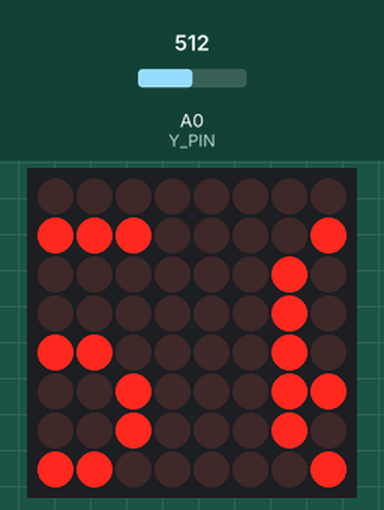
A sketch run on a simulated Arduino Uno, built with avr-gcc and run on an emulated ATmega328P. Parts: 8×8 LED matrix. The test bench sets the inputs (shaded band); at power-on: A0 (Y_PIN) = 512.

Above: at 1.2 s.
1.3 s: A0 (Y_PIN) set to 50
At 2.24 s:
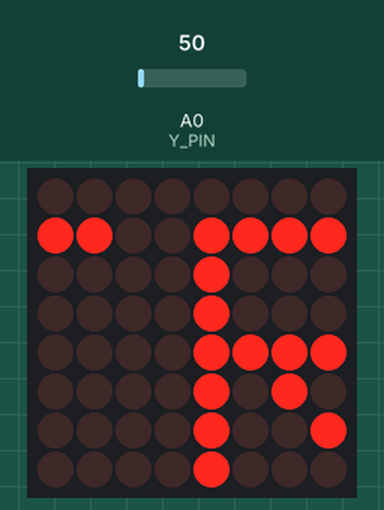
3.5 s: A0 (Y_PIN) set to 306
5.1 s: A0 (Y_PIN) set to 511
8.1 s: A0 (Y_PIN) set to 0
At 8.88 s:
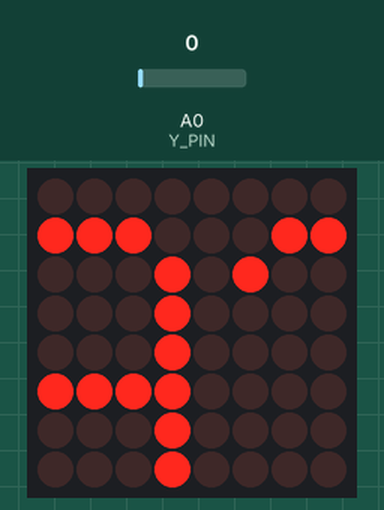
10.9 s: A0 (Y_PIN) set to 716
At 11.16 s:
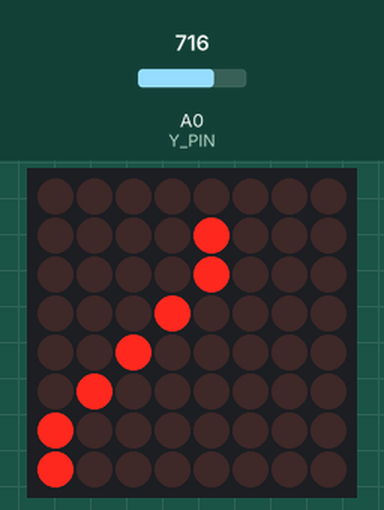
12.8 s: A0 (Y_PIN) set to 900
At 15.83 s:
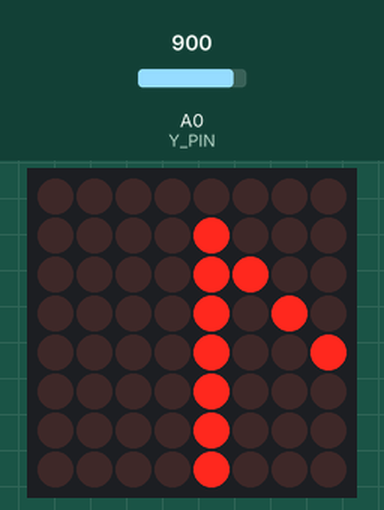

Measured:
- after the input at 1.3 s, the display: first changes after 0.31 s (image 1 shows a later state)

The sketch:

app.ino
```cpp
#include <LEDMatrixDriver.hpp>
#include <SimpleTimer.h>
#include "font.h"

/*
 * This sketch is based on the MarqueeText example from the LEDMatrixDriver library
 * but has been tweaked to a minor degree and extended with some additional functonality
 * to scroll the text based on analog input.
 *
 * Created by Thomas Hartmann
 * 2017.10.01
 */

// Define the ChipSelect pin for the led matrix (Dont use the SS or MISO pin of your Arduino!)
// Other pins are arduino specific SPI pins (MOSI=DIN of the LEDMatrix and CLK) see https://www.arduino.cc/en/Reference/SPI
const uint8_t LEDMATRIX_CS_PIN = 8;

// Define LED Matrix dimensions (0-n) - eg: 32x8 = 31x7
const int LEDMATRIX_WIDTH = 31;
const int LEDMATRIX_HEIGHT = 7;
const int LEDMATRIX_SEGMENTS = 1;

// The LEDMatrixDriver class instance
LEDMatrixDriver lmd(LEDMATRIX_SEGMENTS, LEDMATRIX_CS_PIN);

// Joystick config
const int Y_PIN = A0;
// This appears to be the neutral position when on a flat surface.
const int NO_MOTION = 505;
const int INPUT_MIN = 0;
const int INPUT_MAX = 1023;
// To avoid jittery text when moving the joystick around
const int JITTER_OFFSET = 14;
int yRead;
int yReadPrev;

// timer
SimpleTimer timer;

int x = 0, y = 0; // start top left

// Marquee speed
int animDelay = 50;
int nextDelay;
const int MIN_DELAY = 10;
const int MAX_DELAY = 60;

// Marquee text
char text[] = "PG5500 // INN01: MATRIX";
int len = strlen(text);

// Direction
bool backwards = false;

void setup()
{
    // init the display
    lmd.setEnabled(true);
    lmd.setIntensity(2); // 0 = low, 10 = high

    updateDisplay();
}

void loop()
{
    timer.run();

    // read values from input
    yRead = analogRead(Y_PIN);
    if (yRead != yReadPrev)
    {
        // gives it enough of an offset to not be jittery
        backwards = yRead < NO_MOTION-JITTER_OFFSET;
        int min, max;
        if (backwards)
        {
            min = INPUT_MIN;
            max = NO_MOTION;
        }
        else
        {
            max = NO_MOTION;
            min = INPUT_MAX;
        }
        animDelay = mapToDelay(yRead, min, max);

        yReadPrev = yRead;
    }
}

void updateDisplay()
{
    // Draw the text to the current position
    drawString(text, len, x, 0);

    // Toggle display of the new framebuffer
    lmd.display();

    // Advance to next/previous coordinate
    x = backwards ? ++x : --x;
    if (x < len * -8)
    {
        x = LEDMATRIX_WIDTH;
    }
    else if (x > LEDMATRIX_WIDTH)
    {
        x = len * -8;
    }

    timer.setTimeout(animDelay, updateDisplay);
}

int mapToDelay(int value, int min, int max)
{
    return map(value, min, max, MIN_DELAY, MAX_DELAY);
}

/**
 * This function draws a string of the given length to the given position.
 */
void drawString(char *text, int len, int x, int y)
{
    for (int idx = 0; idx < len; idx++)
    {
        int c = text[idx] - 32;

        // stop if char is outside visible area
        if (x + idx * 8 > LEDMATRIX_WIDTH)
            return;

        // only draw if char is visible
        if (8 + x + idx * 8 > 0)
            drawSprite(font[c], x + idx * 8, y, 8, 8);
    }
}

/**
 * This draws a sprite to the given position using the width and height supplied (usually 8x8)
 */
void drawSprite(byte *sprite, int x, int y, int width, int height)
{
    // The mask is used to get the column bit from the sprite row
    byte mask = B10000000;

    for (int iy = 0; iy < height; iy++)
    {
        for (int ix = 0; ix < width; ix++)
        {
            lmd.setPixel(x + ix, y + iy, (bool)(sprite[iy] & mask));

            // shift the mask by one pixel to the right
            mask = mask >> 1;
        }

        // reset column mask
        mask = B10000000;
    }
}
```

Source omitted: font.h (data table, 3829 bytes)
